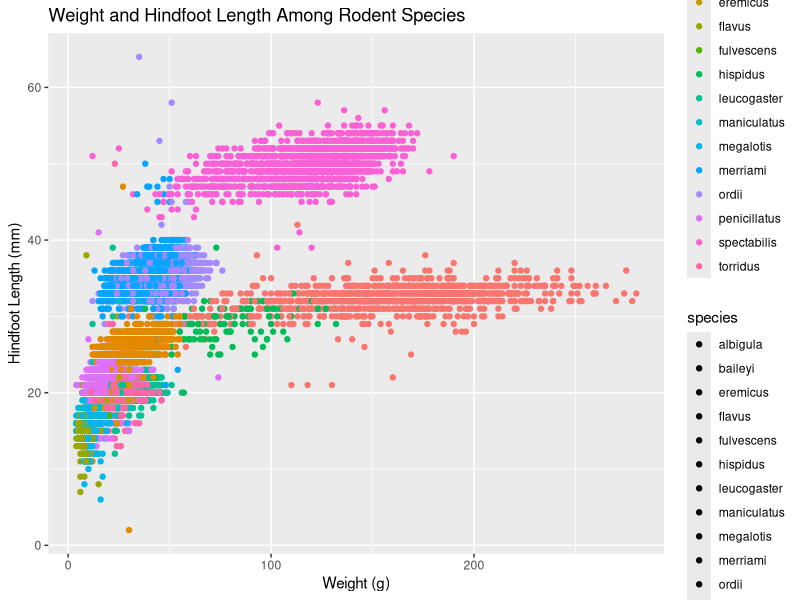

Here is the R script that generated this plot:
## ---- chunk 1
#| label: setup
library(tidyverse) #load package of all the tidyverse packages
## ---- chunk 2
#| label: load-data
surveys <- read_csv("data/surveys.csv") # reads csv file data
glimpse(surveys) # loads data frame summary
## ---- chunk 3
#| label: scatterplot
ggplot(data = surveys,
       mapping = aes(x = weight, 
                     y = hindfoot_length, 
                     color = species, 
                     fill = species)) +
  
  geom_point(alpha = 10) +
  
  labs(
    title = "Weight and Hindfoot Length Among Rodent Species",
    x = "Weight (g)",
    y = "Hindfoot Length (mm)", 
    color = "Species",
    shape = "Species"
  )
## ---- chunk 4
#| label: boxplot


## ---- chunk 5
#| label: rotated-boxplot

